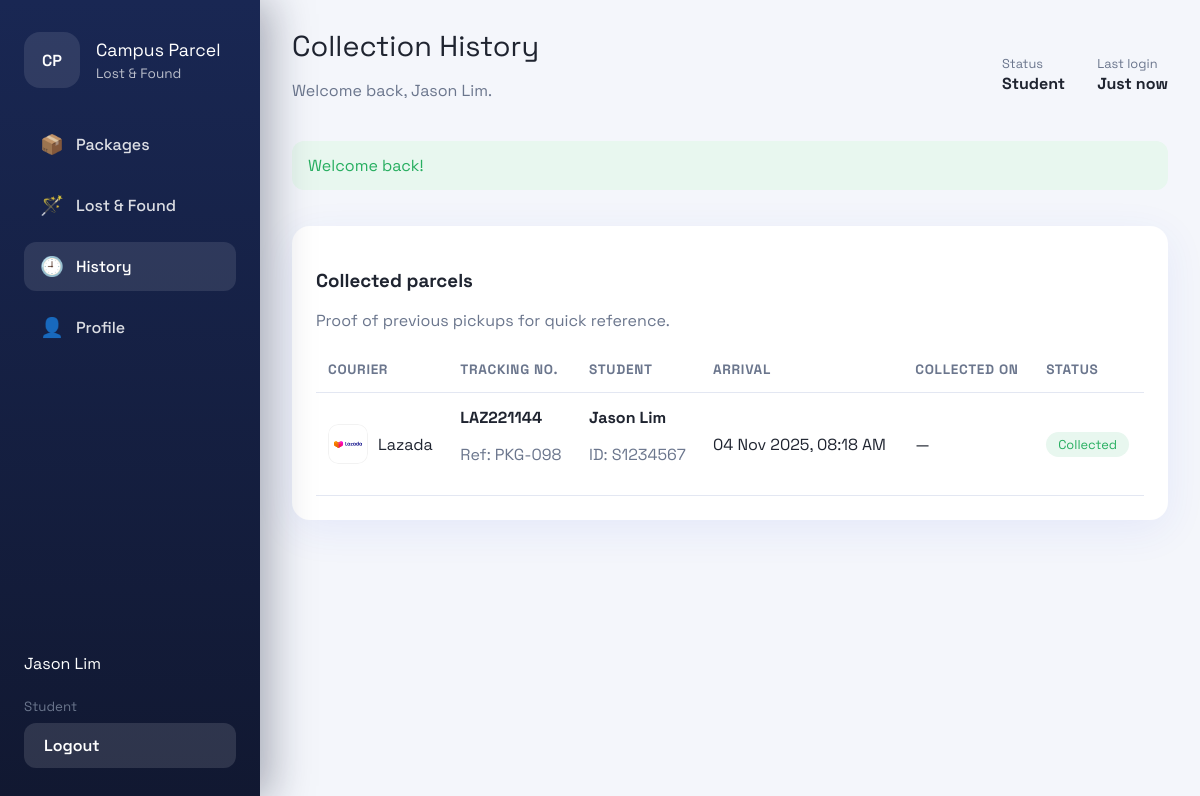
/student/history.php (signed in), run on the app's committed database.
### tables this page shows
CREATE TABLE users (
    id INT AUTO_INCREMENT PRIMARY KEY,
    role ENUM('student','admin') NOT NULL,
    student_id VARCHAR(30) DEFAULT NULL,
    staff_id VARCHAR(30) DEFAULT NULL,
    full_name VARCHAR(120) NOT NULL,
    email VARCHAR(150) NOT NULL UNIQUE,
    phone VARCHAR(30) DEFAULT NULL,
    faculty VARCHAR(80) DEFAULT NULL,
    office VARCHAR(80) DEFAULT NULL,
    password_hash VARCHAR(255) NOT NULL,
    last_login DATETIME DEFAULT NULL,
    avatar_path VARCHAR(255) DEFAULT NULL,
    created_at TIMESTAMP DEFAULT CURRENT_TIMESTAMP,
    updated_at TIMESTAMP DEFAULT CURRENT_TIMESTAMP ON UPDATE CURRENT_TIMESTAMP
);

CREATE TABLE packages (
    id INT AUTO_INCREMENT PRIMARY KEY,
    student_id INT NOT NULL,
    recipient_name VARCHAR(120) NOT NULL,
    tracking_number VARCHAR(80) NOT NULL,
    parcel_code VARCHAR(40) DEFAULT NULL,
    courier ENUM('Lalamove','Lazada','Shopee','Pos Laju','Other') DEFAULT 'Other',
    arrival_at DATETIME NOT NULL,
    deadline_at DATETIME NOT NULL,
    status ENUM('pending','collected') DEFAULT 'pending',
    collected_at DATETIME DEFAULT NULL,
    collected_by_name VARCHAR(120) DEFAULT NULL,
    collected_by_student_id VARCHAR(30) DEFAULT NULL,
    shelf_code VARCHAR(40) DEFAULT NULL,
    notes TEXT,
    recorded_by INT NOT NULL,
    created_at TIMESTAMP DEFAULT CURRENT_TIMESTAMP,
    updated_at TIMESTAMP DEFAULT CURRENT_TIMESTAMP ON UPDATE CURRENT_TIMESTAMP,
    CONSTRAINT fk_packages_student FOREIGN KEY (student_id) REFERENCES users(id) ON DELETE CASCADE,
    CONSTRAINT fk_packages_recorder FOREIGN KEY (recorded_by) REFERENCES users(id) ON DELETE CASCADE
);

### lib/auth.php (called while the page is built, shortened)
<?php
function current_user(PDO $pdo): ?array
{
    static $cachedUser = null;
    if ($cachedUser !== null) {
        return $cachedUser;
    }
    $statement = $pdo->prepare('SELECT * FROM users WHERE id = :id LIMIT 1');
    $statement->execute(['id' => $_SESSION['user']['id']]);
    $cachedUser = $statement->fetch() ?: null;
    return $cachedUser;
}
function require_role(PDO $pdo, string $role): void
{
    $user = current_user($pdo);
}

### student/history.php (the view, shortened to what this page needs)
<?php
require_once __DIR__ . '/../bootstrap.php';
require_role($pdo, 'student');
$pageTitle = 'Collection History';
$activeNav = 'student-history';
$student = current_user($pdo);
$historyStatement = $pdo->prepare(
    'SELECT p.*, recorder.full_name AS recorder_name FROM packages p
     LEFT JOIN users recorder ON recorder.id = p.recorded_by
     WHERE p.student_id = :student AND p.status = "collected"
     ORDER BY p.collected_at DESC'
);
$historyStatement->execute(['student' => $student['id']]);
$history = $historyStatement->fetchAll();
include base_path('partials/layout-top.php');
?>
<section class="card">
    <header class="card-header">
        <div>
            <h3>Collected parcels</h3>
            <p class="muted">Proof of previous pickups for quick reference.</p>
        </div>
    </header>
    <div class="table-wrapper">
        <table>
            <thead>
            <tr>
                <th>Courier</th>
                <th>Tracking no.</th>
                <th>Student</th>
                <th>Arrival</th>
                <th>Collected on</th>
                <th>Status</th>
            </tr>
            </thead>
            <tbody>
            <?php foreach ($history as $parcel): ?>
                <tr>
                    <td>
                        <div class="courier">
                            <img src="<?= courier_logo($parcel['courier']); ?>" alt="<?= e($parcel['courier']); ?> logo">
                            <span><?= e($parcel['courier']); ?></span>
                        </div>
                    </td>
                    <td>
                        <strong><?= e($parcel['tracking_number']); ?></strong>
                        <p class="muted">Ref: <?= e($parcel['parcel_code'] ?? '—'); ?></p>
                    </td>
                    <td>
                        <strong><?= e($student['full_name']); ?></strong>
                        <p class="muted">ID: <?= e($student['student_id'] ?? '—'); ?></p>
                    </td>
                    <td><?= format_datetime($parcel['arrival_at']); ?></td>
                    <td><?= format_datetime($parcel['collected_at']); ?></td>
                    <td><?= status_badge($parcel['status']); ?></td>
                </tr>
            <?php endforeach; ?>
            </tbody>
        </table>
    </div>
</section>
<?php include base_path('partials/layout-bottom.php'); ?>

### partials/sidebar.php
<?php
$role = $user['role'] ?? 'student';
$navConfig = [
    'student' => [
        ['key' => 'student-dashboard', 'label' => 'Packages', 'path' => 'student/dashboard.php', 'icon' => '📦'],
        ['key' => 'student-lost', 'label' => 'Lost & Found', 'path' => 'student/lost-and-found.php', 'icon' => '🪄'],
        ['key' => 'student-history', 'label' => 'History', 'path' => 'student/history.php', 'icon' => '🕘'],
        ['key' => 'student-profile', 'label' => 'Profile', 'path' => 'student/profile.php', 'icon' => '👤'],
    ],
    'admin' => [
        ['key' => 'admin-dashboard', 'label' => 'Overview', 'path' => 'admin/dashboard.php', 'icon' => '📊'],
        ['key' => 'admin-packages', 'label' => 'Parcels', 'path' => 'admin/packages.php', 'icon' => '🚚'],
        ['key' => 'admin-lost', 'label' => 'Lost & Found', 'path' => 'admin/lost-and-found.php', 'icon' => '🎒'],
        ['key' => 'admin-profile', 'label' => 'Profile', 'path' => 'admin/profile.php', 'icon' => '🧑‍💼'],
    ],
];
?>
<aside class="app-sidebar">
    <div class="brand">
        <div class="brand-logo">CP</div>
        <div>
            <p class="brand-title">Campus Parcel</p>
            <p class="brand-subtitle">Lost &amp; Found</p>
        </div>
    </div>
    <nav>
        <?php foreach ($navConfig[$role] as $item): ?>
            <a class="nav-item <?= $activeNav === $item['key'] ? 'is-active' : ''; ?>" href="<?= base_url($item['path']); ?>">
                <span class="icon"><?= $item['icon']; ?></span>
                <span><?= e($item['label']); ?></span>
            </a>
        <?php endforeach; ?>
    </nav>
    <div class="sidebar-footer">
        <p><?= e($user['full_name'] ?? 'Guest'); ?></p>
        <small class="muted"><?= ucfirst($role); ?></small>
        <a class="button button-light" href="<?= base_url('auth/logout.php'); ?>">Logout</a>
    </div>
</aside>

### partials/topbar.php (shortened to what this page needs)
<header class="app-topbar">
    <div>
        <p class="page-title"><?= e($pageTitle ?? 'Dashboard'); ?></p>
        <p class="muted">Welcome back, <?= e($user['full_name'] ?? 'there'); ?>.</p>
    </div>
    <div class="topbar-meta">
        <div class="meta-item">
            <span>Status</span>
            <strong><?= ucfirst($user['role'] ?? 'student'); ?></strong>
        </div>
        <div class="meta-item">
            <span>Last login</span>
            <strong><?= e($user['last_login'] ? format_datetime($user['last_login']) : 'Just now'); ?></strong>
        </div>
    </div>
</header>

### lib/helpers.php (shortened to what this page needs)
<?php
function base_path(string $path = ''): string
{
    $root = BASE_PATH;
    return $path === '' ? $root : $root . '/' . ltrim($path, '/');
}
function base_url(string $path = ''): string
{
    $root = rtrim(BASE_URL, '/');
    return ($root ?: '') . '/' . ltrim($path, '/');
}
function e(?string $value): string
{
    return htmlspecialchars($value ?? '', ENT_QUOTES, 'UTF-8');
}
function format_datetime(?string $value, string $format = 'd M Y, h:i A'): string
{
    if (!$value) {
        return '—';
    }
    $date = new DateTime($value);
    return $date->format($format);
}
function courier_logo(string $courier): string
{
    $slug = strtolower(str_replace(' ', '-', $courier));
    $file = base_path('assets/img/couriers/' . $slug . '.svg');
    $relative = str_replace(base_path(), '', $file);
    return base_url(ltrim($relative, '/'));
}
function status_badge(string $status): string
{
    $map = [
        'pending' => 'badge badge-waiting',
        'collected' => 'badge badge-done',
    ];
    $class = $map[$status] ?? 'badge';
    return '<span class="' . $class . '">' . ucfirst($status) . '</span>';
}

### assets/css/main.css (style rules this page uses)
:root { --bg: #f4f6fb; --panel: #ffffff; --primary: #2f4de0; --primary-dark: #2232a0; --accent: #ffb347; --muted: #6b768d; --border: #e3e7f2; --success: #27ae60; --danger: #e74c3c; --warning: #ff9f1c; --radius: 18px; --radius-small: 12px; --shadow: 0 10px 40px rgba(47, 77, 224, 0.08); }
* { box-sizing: border-box; }
body { font-family: 'Space Grotesk', 'Segoe UI', sans-serif; margin: 0; background: var(--bg); color: #1f2430; }
a { color: var(--primary); text-decoration: none; }
.app-sidebar { position: fixed; top: 0; left: 0; bottom: 0; width: 260px; background: linear-gradient(180deg, #192753 0%, #111831 100%); color: #fff; padding: 32px 24px; display: flex; flex-direction: column; gap: 32px; overflow-y: auto; box-shadow: 10px 0 40px rgba(17, 24, 49, 0.35); z-index: 9; }
.brand { display: flex; gap: 16px; align-items: center; }
.brand-logo { width: 56px; height: 56px; border-radius: 16px; background: rgba(255, 255, 255, 0.1); display: grid; place-items: center; font-weight: 600; }
.brand-title { font-size: 1.1rem; margin: 0; }
.brand-subtitle { margin: 4px 0 0; font-size: 0.85rem; color: rgba(255, 255, 255, 0.7); }
nav { display: flex; flex-direction: column; gap: 12px; }
.nav-item { display: flex; gap: 12px; align-items: center; padding: 12px 16px; border-radius: var(--radius-small); color: rgba(255, 255, 255, 0.85); font-weight: 500; }
.nav-item .icon { font-size: 1.2rem; }
.nav-item.is-active, .nav-item:hover { background: rgba(255, 255, 255, 0.1); color: #fff; text-decoration: none; }
.sidebar-footer { margin-top: auto; display: flex; flex-direction: column; gap: 8px; }
.button { border: none; border-radius: var(--radius-small); padding: 12px 20px; font-weight: 600; cursor: pointer; transition: transform 0.1s ease; }
.button-light { background: rgba(255, 255, 255, 0.12); color: inherit; }
.app-topbar { display: flex; justify-content: space-between; align-items: center; padding: 28px 32px 0; }
.page-title { font-size: 1.8rem; margin: 0; }
.muted { color: var(--muted); }
.topbar-meta { display: flex; gap: 32px; }
.meta-item span { font-size: 0.8rem; color: var(--muted); }
.meta-item strong { display: block; }
.card { background: var(--panel); border-radius: var(--radius); padding: 24px; box-shadow: var(--shadow); }
.card-header { display: flex; justify-content: space-between; align-items: center; flex-wrap: wrap; gap: 12px; }
.table-wrapper { overflow-x: auto; }
table { width: 100%; border-collapse: collapse; }
table th, table td { text-align: left; padding: 14px 12px; border-bottom: 1px solid var(--border); }
table th { font-size: 0.85rem; text-transform: uppercase; letter-spacing: 0.05em; color: var(--muted); }
.courier { display: flex; align-items: center; gap: 10px; }
.courier img { width: 40px; height: 40px; object-fit: contain; background: #fff; border-radius: 10px; padding: 6px; box-shadow: inset 0 0 0 1px rgba(0, 0, 0, 0.05); }
.badge { display: inline-block; padding: 4px 12px; border-radius: 999px; font-size: 0.8rem; }
.badge-done { background: #e8f7ef; color: var(--success); }

### data on the page
users: full_name "Jason Lim", role "Student", last_login "Just now"
packages: courier "Lazada", tracking_number "LAZ221144", parcel_code "PKG-098", student.full_name "Jason Lim", student.student_id "S1234567", arrival_at "04 Nov 2025, 08:18 AM", collected_at "—", status "Collected"

### other printed values
$item['icon'] "📦"
$item['label'] "Packages"
$item['icon'] "🪄"
$item['label'] "Lost & Found"
$item['icon'] "🕘"
$item['label'] "History"
$item['icon'] "👤"
$item['label'] "Profile"
$pageTitle "Collection History"
$success "Welcome back!"
